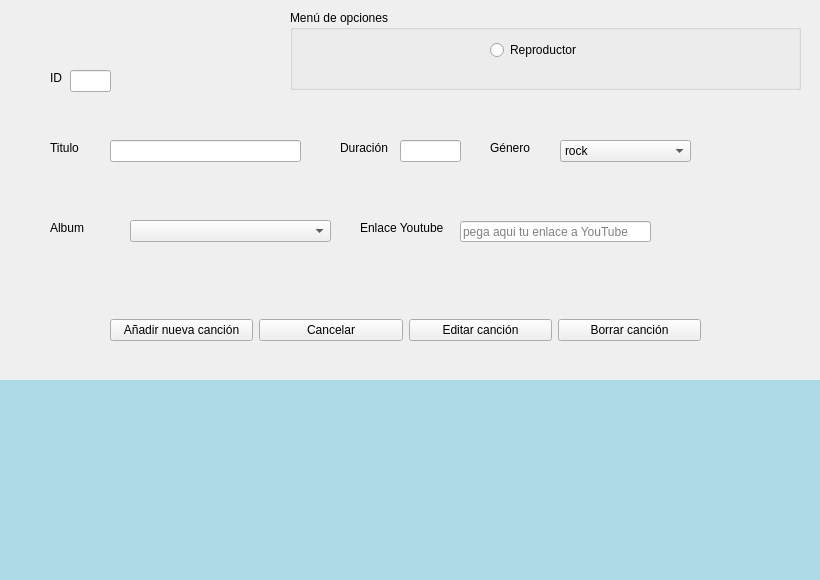
<?xml version="1.0" encoding="UTF-8"?>
<ui version="4.0">
 <class>Form</class>
 <widget class="QWidget" name="Form">
  <property name="geometry">
   <rect>
    <x>0</x>
    <y>0</y>
    <width>820</width>
    <height>580</height>
   </rect>
  </property>
  <property name="windowTitle">
   <string>Form</string>
  </property>
  <widget class="QWidget" name="horizontalLayoutWidget">
   <property name="geometry">
    <rect>
     <x>290</x>
     <y>10</y>
     <width>511</width>
     <height>80</height>
    </rect>
   </property>
   <layout class="QHBoxLayout" name="horizontalLayout">
    <item>
     <widget class="QGroupBox" name="groupBox">
      <property name="title">
       <string>Menú de opciones</string>
      </property>
      <widget class="QRadioButton" name="rbReproductor">
       <property name="geometry">
        <rect>
         <x>200</x>
         <y>30</y>
         <width>101</width>
         <height>20</height>
        </rect>
       </property>
       <property name="text">
        <string>Reproductor</string>
       </property>
      </widget>
     </widget>
    </item>
   </layout>
  </widget>
  <widget class="QLabel" name="label_3">
   <property name="geometry">
    <rect>
     <x>-140</x>
     <y>380</y>
     <width>1041</width>
     <height>241</height>
    </rect>
   </property>
   <property name="styleSheet">
    <string notr="true">background:lightblue;</string>
   </property>
   <property name="text">
    <string/>
   </property>
  </widget>
  <widget class="QLineEdit" name="lnTitulo">
   <property name="geometry">
    <rect>
     <x>110</x>
     <y>140</y>
     <width>191</width>
     <height>22</height>
    </rect>
   </property>
  </widget>
  <widget class="QLabel" name="lblTitulo">
   <property name="geometry">
    <rect>
     <x>50</x>
     <y>140</y>
     <width>55</width>
     <height>16</height>
    </rect>
   </property>
   <property name="text">
    <string>Titulo</string>
   </property>
  </widget>
  <widget class="QWidget" name="horizontalLayoutWidget_2">
   <property name="geometry">
    <rect>
     <x>110</x>
     <y>300</y>
     <width>591</width>
     <height>61</height>
    </rect>
   </property>
   <layout class="QHBoxLayout" name="horizontalLayout_2">
    <item>
     <widget class="QPushButton" name="btnAnadir">
      <property name="text">
       <string>Añadir nueva canción</string>
      </property>
     </widget>
    </item>
    <item>
     <widget class="QPushButton" name="btnCancelar">
      <property name="text">
       <string>Cancelar</string>
      </property>
     </widget>
    </item>
    <item>
     <widget class="QPushButton" name="btnEditar">
      <property name="text">
       <string>Editar canción</string>
      </property>
     </widget>
    </item>
    <item>
     <widget class="QPushButton" name="btnBorrar">
      <property name="text">
       <string>Borrar canción</string>
      </property>
     </widget>
    </item>
   </layout>
  </widget>
  <widget class="QLabel" name="label_2">
   <property name="geometry">
    <rect>
     <x>390</x>
     <y>140</y>
     <width>55</width>
     <height>16</height>
    </rect>
   </property>
   <property name="text">
    <string/>
   </property>
  </widget>
  <widget class="QLabel" name="lblDuracion">
   <property name="geometry">
    <rect>
     <x>340</x>
     <y>140</y>
     <width>55</width>
     <height>16</height>
    </rect>
   </property>
   <property name="text">
    <string>Duración</string>
   </property>
  </widget>
  <widget class="QLabel" name="lblAlbum">
   <property name="geometry">
    <rect>
     <x>50</x>
     <y>220</y>
     <width>71</width>
     <height>16</height>
    </rect>
   </property>
   <property name="text">
    <string>Album</string>
   </property>
  </widget>
  <widget class="QComboBox" name="cbAlbum">
   <property name="geometry">
    <rect>
     <x>130</x>
     <y>220</y>
     <width>201</width>
     <height>22</height>
    </rect>
   </property>
  </widget>
  <widget class="QLabel" name="lblID">
   <property name="geometry">
    <rect>
     <x>50</x>
     <y>70</y>
     <width>21</width>
     <height>16</height>
    </rect>
   </property>
   <property name="text">
    <string>ID</string>
   </property>
  </widget>
  <widget class="QLineEdit" name="lnID">
   <property name="geometry">
    <rect>
     <x>70</x>
     <y>70</y>
     <width>41</width>
     <height>22</height>
    </rect>
   </property>
   <property name="text">
    <string/>
   </property>
  </widget>
  <widget class="QLineEdit" name="lnDuracion">
   <property name="geometry">
    <rect>
     <x>400</x>
     <y>140</y>
     <width>61</width>
     <height>22</height>
    </rect>
   </property>
   <property name="text">
    <string/>
   </property>
  </widget>
  <widget class="QLabel" name="lblGenero">
   <property name="geometry">
    <rect>
     <x>490</x>
     <y>140</y>
     <width>55</width>
     <height>16</height>
    </rect>
   </property>
   <property name="text">
    <string>Género</string>
   </property>
  </widget>
  <widget class="QComboBox" name="cbGenero">
   <property name="geometry">
    <rect>
     <x>560</x>
     <y>140</y>
     <width>131</width>
     <height>22</height>
    </rect>
   </property>
   <item>
    <property name="text">
     <string>rock</string>
    </property>
   </item>
   <item>
    <property name="text">
     <string>pop</string>
    </property>
   </item>
   <item>
    <property name="text">
     <string>alternativo</string>
    </property>
   </item>
   <item>
    <property name="text">
     <string>indie</string>
    </property>
   </item>
   <item>
    <property name="text">
     <string>metal</string>
    </property>
   </item>
   <item>
    <property name="text">
     <string>kpop</string>
    </property>
   </item>
   <item>
    <property name="text">
     <string>nu metal</string>
    </property>
   </item>
   <item>
    <property name="text">
     <string>folk</string>
    </property>
   </item>
   <item>
    <property name="text">
     <string>country</string>
    </property>
   </item>
   <item>
    <property name="text">
     <string>funk</string>
    </property>
   </item>
   <item>
    <property name="text">
     <string>techno</string>
    </property>
   </item>
   <item>
    <property name="text">
     <string>dubstep</string>
    </property>
   </item>
   <item>
    <property name="text">
     <string>poprock</string>
    </property>
   </item>
   <item>
    <property name="text">
     <string>hip hop</string>
    </property>
   </item>
  </widget>
  <widget class="QLabel" name="lblURL">
   <property name="geometry">
    <rect>
     <x>360</x>
     <y>220</y>
     <width>101</width>
     <height>16</height>
    </rect>
   </property>
   <property name="text">
    <string>Enlace Youtube</string>
   </property>
  </widget>
  <widget class="QLineEdit" name="lnUrl">
   <property name="geometry">
    <rect>
     <x>460</x>
     <y>221</y>
     <width>191</width>
     <height>21</height>
    </rect>
   </property>
   <property name="placeholderText">
    <string>pega aqui tu enlace a YouTube</string>
   </property>
  </widget>
 </widget>
 <resources/>
 <connections/>
</ui>
